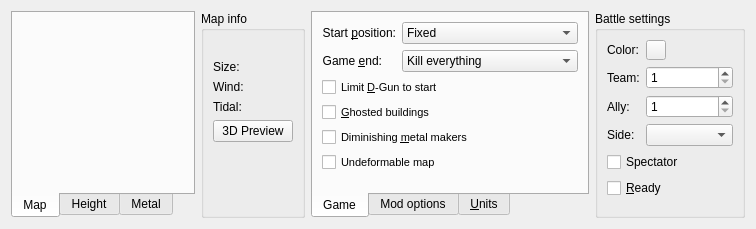
<?xml version="1.0" encoding="UTF-8"?>
<ui version="4.0">
 <class>BattleWindowForm</class>
 <widget class="QWidget" name="BattleWindowForm">
  <property name="geometry">
   <rect>
    <x>0</x>
    <y>0</y>
    <width>756</width>
    <height>229</height>
   </rect>
  </property>
  <property name="maximumSize">
   <size>
    <width>16777215</width>
    <height>16777215</height>
   </size>
  </property>
  <property name="windowTitle">
   <string>Form</string>
  </property>
  <layout class="QGridLayout" name="gridLayout_7">
   <item row="0" column="0">
    <widget class="QTabWidget" name="tabWidget">
     <property name="minimumSize">
      <size>
       <width>180</width>
       <height>0</height>
      </size>
     </property>
     <property name="maximumSize">
      <size>
       <width>350</width>
       <height>16777215</height>
      </size>
     </property>
     <property name="tabPosition">
      <enum>QTabWidget::South</enum>
     </property>
     <property name="tabShape">
      <enum>QTabWidget::Rounded</enum>
     </property>
     <property name="currentIndex">
      <number>0</number>
     </property>
     <widget class="QWidget" name="tab_2">
      <attribute name="title">
       <string>Map</string>
      </attribute>
      <layout class="QGridLayout" name="gridLayout_2">
       <item row="0" column="0">
        <widget class="MapWidget" name="minimapWidget" native="true">
         <property name="sizePolicy">
          <sizepolicy hsizetype="Preferred" vsizetype="Minimum">
           <horstretch>0</horstretch>
           <verstretch>0</verstretch>
          </sizepolicy>
         </property>
        </widget>
       </item>
      </layout>
     </widget>
     <widget class="QWidget" name="tab_3">
      <attribute name="title">
       <string>Height</string>
      </attribute>
      <layout class="QGridLayout" name="gridLayout_4">
       <item row="0" column="0">
        <widget class="MapWidget" name="heightmapWidget" native="true">
         <property name="sizePolicy">
          <sizepolicy hsizetype="Preferred" vsizetype="Minimum">
           <horstretch>0</horstretch>
           <verstretch>0</verstretch>
          </sizepolicy>
         </property>
        </widget>
       </item>
      </layout>
     </widget>
     <widget class="QWidget" name="tab_4">
      <attribute name="title">
       <string>Metal</string>
      </attribute>
      <layout class="QGridLayout" name="gridLayout_5">
       <item row="0" column="0">
        <widget class="MapWidget" name="metalmapWidget" native="true">
         <property name="sizePolicy">
          <sizepolicy hsizetype="Preferred" vsizetype="Minimum">
           <horstretch>0</horstretch>
           <verstretch>0</verstretch>
          </sizepolicy>
         </property>
        </widget>
       </item>
      </layout>
     </widget>
    </widget>
   </item>
   <item row="0" column="2">
    <widget class="QTabWidget" name="optionTabs">
     <property name="tabPosition">
      <enum>QTabWidget::South</enum>
     </property>
     <property name="tabShape">
      <enum>QTabWidget::Rounded</enum>
     </property>
     <property name="currentIndex">
      <number>0</number>
     </property>
     <widget class="QWidget" name="gameOptionsTab">
      <attribute name="title">
       <string>Game</string>
      </attribute>
      <layout class="QFormLayout" name="formLayout_2">
       <item row="0" column="0">
        <widget class="QLabel" name="startPositionLabel">
         <property name="text">
          <string>Start &amp;position:</string>
         </property>
         <property name="alignment">
          <set>Qt::AlignRight|Qt::AlignTrailing|Qt::AlignVCenter</set>
         </property>
         <property name="buddy">
          <cstring>startPositionComboBox</cstring>
         </property>
        </widget>
       </item>
       <item row="0" column="1">
        <widget class="QComboBox" name="startPositionComboBox">
         <property name="enabled">
          <bool>true</bool>
         </property>
         <property name="currentIndex">
          <number>0</number>
         </property>
         <item>
          <property name="text">
           <string>Fixed</string>
          </property>
         </item>
         <item>
          <property name="text">
           <string>Random</string>
          </property>
         </item>
         <item>
          <property name="text">
           <string>In game</string>
          </property>
         </item>
         <item>
          <property name="text">
           <string>Before Game</string>
          </property>
         </item>
        </widget>
       </item>
       <item row="1" column="0">
        <widget class="QLabel" name="gameEndLabel">
         <property name="text">
          <string>Game &amp;end:</string>
         </property>
         <property name="alignment">
          <set>Qt::AlignRight|Qt::AlignTrailing|Qt::AlignVCenter</set>
         </property>
         <property name="buddy">
          <cstring>gameEndComboBox</cstring>
         </property>
        </widget>
       </item>
       <item row="1" column="1">
        <widget class="QComboBox" name="gameEndComboBox">
         <property name="enabled">
          <bool>true</bool>
         </property>
         <property name="currentIndex">
          <number>0</number>
         </property>
         <item>
          <property name="text">
           <string>Kill everything</string>
          </property>
         </item>
         <item>
          <property name="text">
           <string>Comm ends</string>
          </property>
         </item>
         <item>
          <property name="text">
           <string>Lineage</string>
          </property>
         </item>
        </widget>
       </item>
       <item row="2" column="0" colspan="2">
        <widget class="QCheckBox" name="limitDGunCheckBox">
         <property name="enabled">
          <bool>true</bool>
         </property>
         <property name="font">
          <font>
           <pointsize>8</pointsize>
          </font>
         </property>
         <property name="text">
          <string>Limit &amp;D-Gun to start</string>
         </property>
        </widget>
       </item>
       <item row="3" column="0" colspan="2">
        <widget class="QCheckBox" name="ghostedBuildingsCheckBox">
         <property name="enabled">
          <bool>true</bool>
         </property>
         <property name="font">
          <font>
           <pointsize>8</pointsize>
          </font>
         </property>
         <property name="text">
          <string>&amp;Ghosted buildings</string>
         </property>
         <property name="checkable">
          <bool>true</bool>
         </property>
         <property name="checked">
          <bool>false</bool>
         </property>
        </widget>
       </item>
       <item row="4" column="0" colspan="2">
        <widget class="QCheckBox" name="diminishingMetalMakersCheckBox">
         <property name="enabled">
          <bool>true</bool>
         </property>
         <property name="font">
          <font>
           <pointsize>8</pointsize>
          </font>
         </property>
         <property name="text">
          <string>Diminishing &amp;metal makers</string>
         </property>
        </widget>
       </item>
       <item row="5" column="0" colspan="2">
        <widget class="QCheckBox" name="undeformableMapSpeedCheckBox">
         <property name="enabled">
          <bool>true</bool>
         </property>
         <property name="font">
          <font>
           <pointsize>8</pointsize>
          </font>
         </property>
         <property name="text">
          <string>Undeformable map</string>
         </property>
        </widget>
       </item>
       <item row="6" column="0" colspan="2">
        <spacer>
         <property name="orientation">
          <enum>Qt::Vertical</enum>
         </property>
         <property name="sizeHint" stdset="0">
          <size>
           <width>20</width>
           <height>16</height>
          </size>
         </property>
        </spacer>
       </item>
      </layout>
     </widget>
     <widget class="QWidget" name="tab">
      <attribute name="title">
       <string>Mod options</string>
      </attribute>
      <layout class="QHBoxLayout" name="horizontalLayout">
       <item>
        <widget class="QTextBrowser" name="modOptions">
         <property name="openLinks">
          <bool>false</bool>
         </property>
        </widget>
       </item>
      </layout>
     </widget>
     <widget class="QWidget" name="unitsTab">
      <attribute name="title">
       <string>&amp;Units</string>
      </attribute>
      <layout class="QGridLayout" name="gridLayout">
       <item row="0" column="0">
        <widget class="QListView" name="restrictedUnitsListView"/>
       </item>
      </layout>
     </widget>
    </widget>
   </item>
   <item row="0" column="3">
    <widget class="QGroupBox" name="battleSettingsGroupBox">
     <property name="title">
      <string>Battle settings</string>
     </property>
     <layout class="QFormLayout" name="formLayout">
      <item row="0" column="0">
       <widget class="QLabel" name="label">
        <property name="text">
         <string>Color:</string>
        </property>
       </widget>
      </item>
      <item row="0" column="1">
       <widget class="QToolButton" name="colorToolButton">
        <property name="maximumSize">
         <size>
          <width>20</width>
          <height>20</height>
         </size>
        </property>
        <property name="text">
         <string/>
        </property>
       </widget>
      </item>
      <item row="1" column="0">
       <widget class="QLabel" name="label_2">
        <property name="text">
         <string>Team:</string>
        </property>
        <property name="buddy">
         <cstring>teamNoSpinBox</cstring>
        </property>
       </widget>
      </item>
      <item row="1" column="1">
       <widget class="QSpinBox" name="teamNoSpinBox">
        <property name="toolTip">
         <string>Team Number</string>
        </property>
        <property name="minimum">
         <number>1</number>
        </property>
       </widget>
      </item>
      <item row="2" column="0">
       <widget class="QLabel" name="label_4">
        <property name="text">
         <string>Ally:</string>
        </property>
        <property name="buddy">
         <cstring>teamAllyNoSpinBox</cstring>
        </property>
       </widget>
      </item>
      <item row="2" column="1">
       <widget class="QSpinBox" name="teamAllyNoSpinBox">
        <property name="toolTip">
         <string>Ally Team Number</string>
        </property>
        <property name="minimum">
         <number>1</number>
        </property>
       </widget>
      </item>
      <item row="3" column="0">
       <widget class="QLabel" name="label_6">
        <property name="toolTip">
         <string/>
        </property>
        <property name="text">
         <string>Side:</string>
        </property>
        <property name="buddy">
         <cstring>factionsComboBox</cstring>
        </property>
       </widget>
      </item>
      <item row="3" column="1">
       <widget class="QComboBox" name="factionsComboBox">
        <property name="toolTip">
         <string>Choose your faction</string>
        </property>
       </widget>
      </item>
      <item row="4" column="0" colspan="2">
       <widget class="QCheckBox" name="specCheckBox">
        <property name="toolTip">
         <string>Do you want to spectate?</string>
        </property>
        <property name="text">
         <string>Spectator</string>
        </property>
       </widget>
      </item>
      <item row="5" column="0" colspan="2">
       <widget class="QCheckBox" name="readyCheckBox">
        <property name="toolTip">
         <string>Are you ready?</string>
        </property>
        <property name="styleSheet">
         <string notr="true"/>
        </property>
        <property name="text">
         <string>&amp;Ready</string>
        </property>
       </widget>
      </item>
      <item row="6" column="0" colspan="2">
       <spacer>
        <property name="orientation">
         <enum>Qt::Vertical</enum>
        </property>
        <property name="sizeHint" stdset="0">
         <size>
          <width>126</width>
          <height>13</height>
         </size>
        </property>
       </spacer>
      </item>
     </layout>
    </widget>
   </item>
   <item row="0" column="1">
    <widget class="QGroupBox" name="groupBox_2">
     <property name="title">
      <string>Map info</string>
     </property>
     <layout class="QFormLayout" name="formLayout_3">
      <item row="0" column="0" colspan="2">
       <widget class="QLabel" name="nameLabel">
        <property name="text">
         <string/>
        </property>
       </widget>
      </item>
      <item row="1" column="0">
       <widget class="QLabel" name="label_3">
        <property name="text">
         <string>Size:</string>
        </property>
       </widget>
      </item>
      <item row="1" column="1">
       <widget class="QLabel" name="sizeLabel">
        <property name="text">
         <string/>
        </property>
       </widget>
      </item>
      <item row="2" column="0">
       <widget class="QLabel" name="label_5">
        <property name="text">
         <string>Wind:</string>
        </property>
       </widget>
      </item>
      <item row="2" column="1">
       <widget class="QLabel" name="windspeedLabel">
        <property name="text">
         <string/>
        </property>
       </widget>
      </item>
      <item row="3" column="0">
       <widget class="QLabel" name="label_7">
        <property name="text">
         <string>Tidal:</string>
        </property>
       </widget>
      </item>
      <item row="3" column="1">
       <widget class="QLabel" name="tidalLabel">
        <property name="text">
         <string/>
        </property>
       </widget>
      </item>
      <item row="4" column="0" colspan="2">
       <widget class="QPushButton" name="overviewPushButton">
        <property name="enabled">
         <bool>true</bool>
        </property>
        <property name="maximumSize">
         <size>
          <width>90</width>
          <height>16777215</height>
         </size>
        </property>
        <property name="text">
         <string>3D Preview</string>
        </property>
       </widget>
      </item>
      <item row="5" column="0" colspan="2">
       <spacer name="verticalSpacer">
        <property name="orientation">
         <enum>Qt::Vertical</enum>
        </property>
        <property name="sizeHint" stdset="0">
         <size>
          <width>78</width>
          <height>36</height>
         </size>
        </property>
       </spacer>
      </item>
     </layout>
    </widget>
   </item>
  </layout>
 </widget>
 <customwidgets>
  <customwidget>
   <class>MapWidget</class>
   <extends>QWidget</extends>
   <header>MapWidget.h</header>
   <container>1</container>
  </customwidget>
 </customwidgets>
 <resources/>
 <connections/>
 <slots>
  <slot>openMapOverview()</slot>
 </slots>
</ui>
